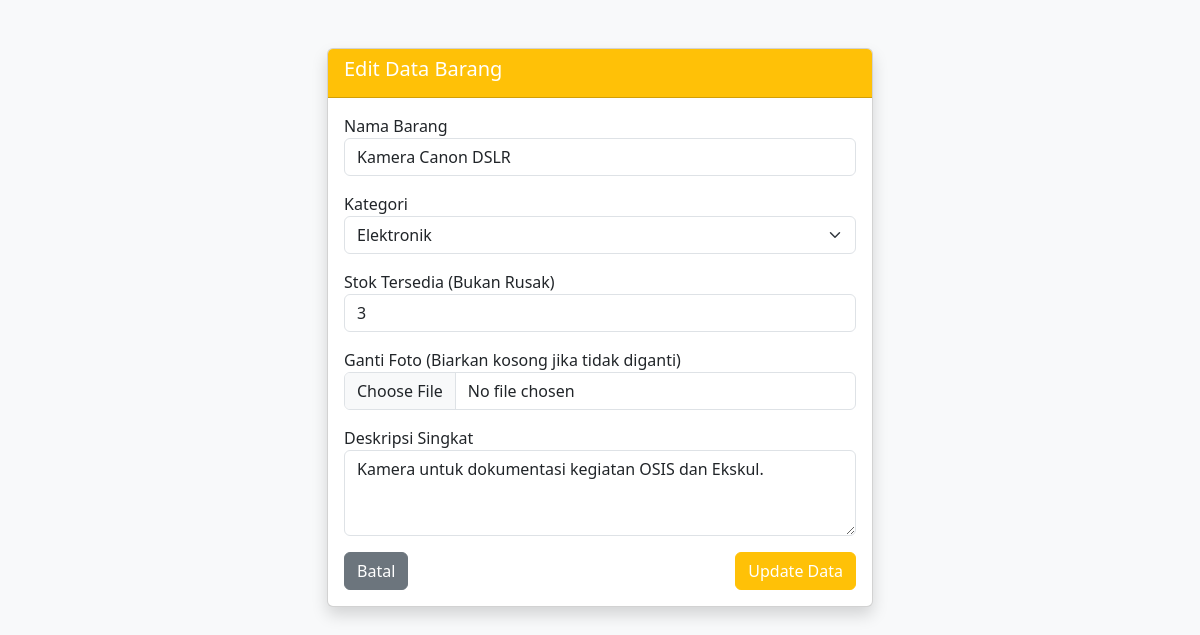
Page /admin/edit_barang.php?id=2 (signed in) on the committed database.
### tables this page shows
CREATE TABLE `barang` (
  `id_barang` int(11) NOT NULL,
  `id_kategori` int(11) DEFAULT NULL,
  `nama_barang` varchar(100) NOT NULL,
  `deskripsi` text DEFAULT NULL,
  `stok_tersedia` int(11) DEFAULT 0,
  `stok_rusak` int(11) DEFAULT 0,
  `gambar` varchar(255) DEFAULT NULL
);

### admin/edit_barang.php (the view, shortened to what this page needs)
<?php
require '../config/koneksi.php';
$id = $_GET['id'];
$query = mysqli_query($conn, "SELECT * FROM barang WHERE id_barang = '$id'");
$data  = mysqli_fetch_assoc($query);
?>
<!DOCTYPE html>
<html lang="id">
<head>
    <link href="https://cdn.jsdelivr.net/npm/bootstrap@5.3.0/dist/css/bootstrap.min.css" rel="stylesheet">
</head>
<body class="bg-light">
    <div class="container mt-5">
        <div class="row justify-content-center">
            <div class="col-md-6">
                <div class="card shadow">
                    <div class="card-header bg-warning text-white">
                        <h5>Edit Data Barang</h5>
                    </div>
                    <div class="card-body">
                        <form method="POST" enctype="multipart/form-data">
                            <div class="mb-3">
                                <label>Nama Barang</label>
                                <input type="text" name="nama_barang" class="form-control" value="<?= $data['nama_barang'] ?>" required>
                            </div>
                            <div class="mb-3">
                                <label>Kategori</label>
                                <select name="id_kategori" class="form-select" required>
                                    <?php
                                    $kat = mysqli_query($conn, "SELECT * FROM kategori");
                                    while ($k = mysqli_fetch_assoc($kat)) {
                                        $selected = ($k['id_kategori'] == $data['id_kategori']) ? 'selected' : '';
                                        echo "<option value='" . $k['id_kategori'] . "' $selected>" . $k['nama_kategori'] . "</option>";
                                    }
                                    ?>
                                </select>
                            </div>
                            <div class="mb-3">
                                <label>Stok Tersedia (Bukan Rusak)</label>
                                <input type="number" name="stok" class="form-control" value="<?= $data['stok_tersedia'] ?>" required>
                            </div>
                            <div class="mb-3">
                                <label>Ganti Foto (Biarkan kosong jika tidak diganti)</label>
                                <input type="file" name="gambar" class="form-control">
                            </div>
                            <div class="mb-3">
                                <label>Deskripsi Singkat</label>
                                <textarea name="deskripsi" class="form-control" rows="3"><?= $data['deskripsi'] ?></textarea>
                            </div>
                            <div class="d-flex justify-content-between">
                                <a href="dashboard.php" class="btn btn-secondary">Batal</a>
                                <button type="submit" name="update" class="btn btn-warning text-white">Update Data</button>
                            </div>
                        </form>
                    </div>
                </div>
            </div>
        </div>
    </div>
</body>
</html>

### rows in the picture
barang: nama_barang "Kamera Canon DSLR", stok "3", deskripsi "Kamera untuk dokumentasi kegiatan OSIS dan Ekskul."

### other values in the picture
form field id_kategori "Elektronik"
